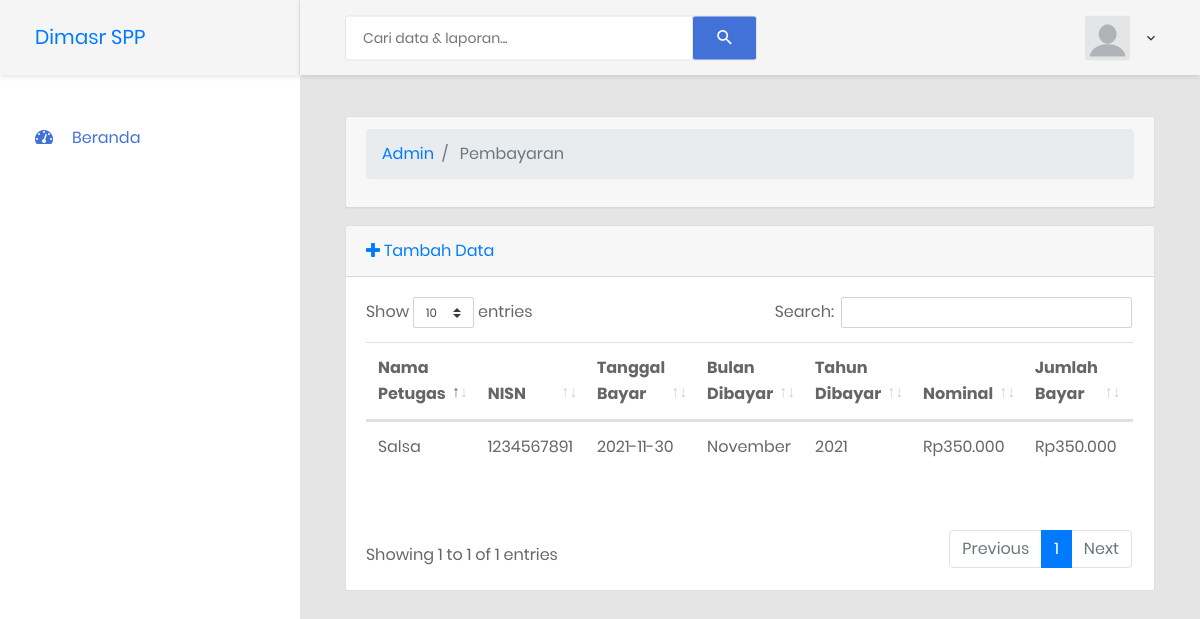
The page /index.php/admin/pembayaran on the database its author committed.
### tables this page shows
CREATE TABLE `pembayaran` (
  `id_pembayaran` int(11) NOT NULL,
  `id_petugas` int(11) NOT NULL,
  `nisn` varchar(10) NOT NULL,
  `tgl_bayar` date NOT NULL,
  `bulan_dibayar` varchar(8) NOT NULL,
  `tahun_dibayar` varchar(4) NOT NULL,
  `id_spp` int(11) NOT NULL,
  `jumlah_bayar` int(11) NOT NULL
);

CREATE TABLE `petugas` (
  `id_petugas` int(11) NOT NULL,
  `nama_petugas` varchar(35) NOT NULL,
  `id_login` int(11) NOT NULL,
  `image` varchar(255) NOT NULL DEFAULT 'default.jpg'
);

CREATE TABLE `spp` (
  `id_spp` int(11) NOT NULL,
  `tahun` varchar(30) NOT NULL,
  `nominal` int(11) NOT NULL
);

### application/controllers/admin/pembayaran.php (called while the page is built, shortened)
<?php
class Pembayaran extends CI_Controller
{
    public function __construct()
    {
        $this->load->model(['pembayaran_model', 'petugas_model', 'spp_model', 'siswa_model']);
        $this->load->library('form_validation');
        $this->load->helper('rupiah_helper');
    }
    public function index()
    {
            $data["pembayaran"] = $this->pembayaran_model->getAll();
            $this->load->view("admin/pembayaran_view/list", $data);
    }
}

### index.php (called while the page is built, shortened)
<?php
require_once BASEPATH.'core/CodeIgniter.php';

### application/models/pembayaran_model.php (called while the page is built, shortened)
<?php defined('BASEPATH') OR exit('No direct script access allowed');
class Pembayaran_model extends CI_Model
{
    public function getAll()
    {
        $this->db->select('pembayaran.id_pembayaran,petugas.nama_petugas,pembayaran.nisn,pembayaran.tgl_bayar,pembayaran.bulan_dibayar, pembayaran.tahun_dibayar,spp.nominal,pembayaran.jumlah_bayar');
        $this->db->from('pembayaran');
        $this->db->join('petugas','pembayaran.id_petugas=petugas.id_petugas');
        $this->db->join('spp','pembayaran.id_spp=spp.id_spp');
        $this->db->join('siswa','pembayaran.nisn=siswa.nisn');
        $query=$this->db->get();
        return $query->result();
    }
}

### application/helpers/rupiah_helper.php (called while the page is built, shortened)
<?php
	if(!function_exists('rupiah')){
		function rupiah ($angka){
			$hasil_rupiah=number_format($angka,0,',','.');
			return 'Rp'.$hasil_rupiah;
		}
	}
?>

### application/views/admin/pembayaran_view/list.php (the view, shortened to what this page needs)
<!DOCTYPE html>
<html lang="en">
<head>
</head>
<body class="animsition">
    <div class="page-wrapper">
        <div class="page-container">
            <div class="main-content">
                <div class="section__content section__content--p30">
                    <div class="container-fluid">
                        <div class="card mb-3">
                        <div class="card-header">
                        </div>
                        </div>
                        <div class="card mb-3">
                        <div class="card-header">
                            <a href="<?php echo site_url('admin/pembayaran/add') ?>"><i class="fas fa-plus"></i> Tambah Data</a>
                        </div>
                        <div class="card-body">
                            <div class="table-responsive">
                            <div class="table-responsive">
                            <table class="table table-hover" id="dataTable" width="100%" cellspacing="0">
                                <thead>
                                    <tr>
                                        <th>Nama Petugas</th>
                                        <th>NISN</th>
                                        <th>Tanggal Bayar</th>
                                        <th>Bulan Dibayar</th>
                                        <th>Tahun Dibayar</th>
                                        <th>Nominal</th>
                                        <th>Jumlah Bayar</th>
                                        <th>Aksi</th>
                                    </tr>
                                </thead>
                                <tbody>
                                    <?php foreach ($pembayaran as $pembayaran): ?>
                                    <tr>
                                        <td width="150">
                                            <?php echo $pembayaran->nama_petugas ?>
                                        </td>
                                        <td>
                                            <?php echo $pembayaran->nisn ?>
                                        </td>
                                        <td>
                                            <?php echo $pembayaran->tgl_bayar ?>
                                        </td>
                                        <td>
                                            <?php echo $pembayaran->bulan_dibayar ?>
                                        </td>
                                        <td>
                                            <?php echo $pembayaran->tahun_dibayar ?>
                                        </td>
                                        <td>
                                            <?php echo rupiah($pembayaran->nominal) ?>
                                        </td>
                                        <td>
                                            <?php echo rupiah($pembayaran->jumlah_bayar) ?>
                                        </td>
                                         <td width="250">
                                        </td>
                                    </tr>
                                    <?php endforeach; ?>
                                </tbody>
                            </table>
                            </div>
                        </div>
                        </div>
                    </div>
                </div>
            </div>
        </div>
    </div>
</body>
</html>

### rows shown on the page
pembayaran: id_petugas.nama_petugas "Salsa", nisn "1234567891", tgl_bayar "2021-11-30", bulan_dibayar "November", tahun_dibayar "2021", id_spp.nominal "Rp350.000", jumlah_bayar "Rp350.000"

### other values the page prints
SITE_NAME "Dimasr SPP"
$segment "Admin"
$segment "Pembayaran"
